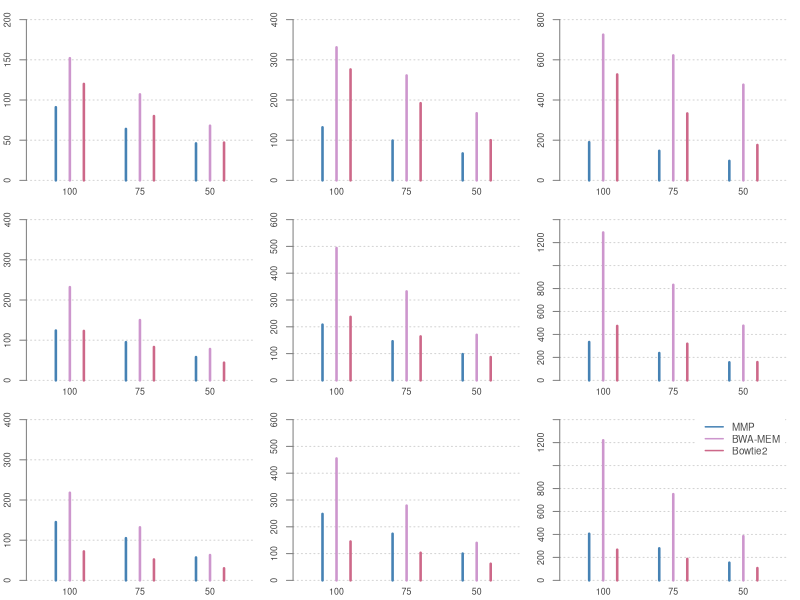

The R source for this figure:

plot_panel = function(y100, y75, y50) {
   x = c(0.8,1.0,1.2, 1.8,2.0,2.2, 2.8,3.0,3.2)
   COL = c("steelblue", "plum3", "palevioletred3")
   ylim = ceiling(c(0, max(y100, y75, y50)) / 200) * 200

   plot(x, c(y100, y75, y50), type="n", ylim=ylim,
      panel.first=grid(nx=NA, ny=NULL), xlim=c(0.5, 3.5),
      bty="n", xaxt="n", yaxt="n", xlab="", ylab="")
   points(x, c(y100, y75, y50), col=COL, type="h", lwd=2.5)
   axis(side=2, cex.axis=.8, col="grey50", col.axis="grey25")
   axis(side=1, cex.axis=.8, col="grey50", col.axis="grey25",
      at=1:3, labels=c(100,75,50), tick=FALSE, line=-1.2)

}

pdf("timem_supp.pdf", height=6, width=6, useDingbats=FALSE)
par(mfrow=c(3,3))
par(mar=c(1,2,1,1))

# 2% error rate.
d100 = c(91,  152, 120)
d75  = c(64,  107, 80)
d50  = c(46,  68,  47)
h100 = c(132, 331, 276)
h75  = c(99,  261, 192)
h50  = c(67,  167, 100)
p100 = c(190, 725, 527)
p75  = c(147, 622, 333)
p50  = c(97,  476, 176)

plot_panel(d100, d75, d50)
plot_panel(h100, h75, h50)
plot_panel(p100, p75, p50)

# 5% error rate.
d100 = c(124, 232,  123)
d75  = c(95,  150,  83)
d50  = c(58,  78,   44)
h100 = c(208, 494,  237)
h75  = c(146, 332,  164)
h50  = c(98,  170,  87)
p100 = c(334, 1288, 474)
p75  = c(238, 832,  319)
p50  = c(157, 476,  159)

plot_panel(d100, d75, d50)
plot_panel(h100, h75, h50)
plot_panel(p100, p75, p50)

# 10% error rate.
d100 = c(145, 218,  72)
d75  = c(105, 132,  52)
d50  = c(57,  63,   30)
h100 = c(248, 455,  145)
h75  = c(174, 279,  103)
h50  = c(100, 140,  62)
p100 = c(406, 1220, 267)
p75  = c(279, 751,  187)
p50  = c(154, 385,  107)

plot_panel(d100, d75, d50)
plot_panel(h100, h75, h50)
plot_panel(p100, p75, p50)

legend(x="topright", inset=.01, lwd=1.5, text.col="grey30",
   col=c("steelblue", "plum3", "palevioletred3"),
   legend=c("MMP", "BWA-MEM", "Bowtie2"), bg="white",
   box.col=NA, cex=.9)

dev.off()
